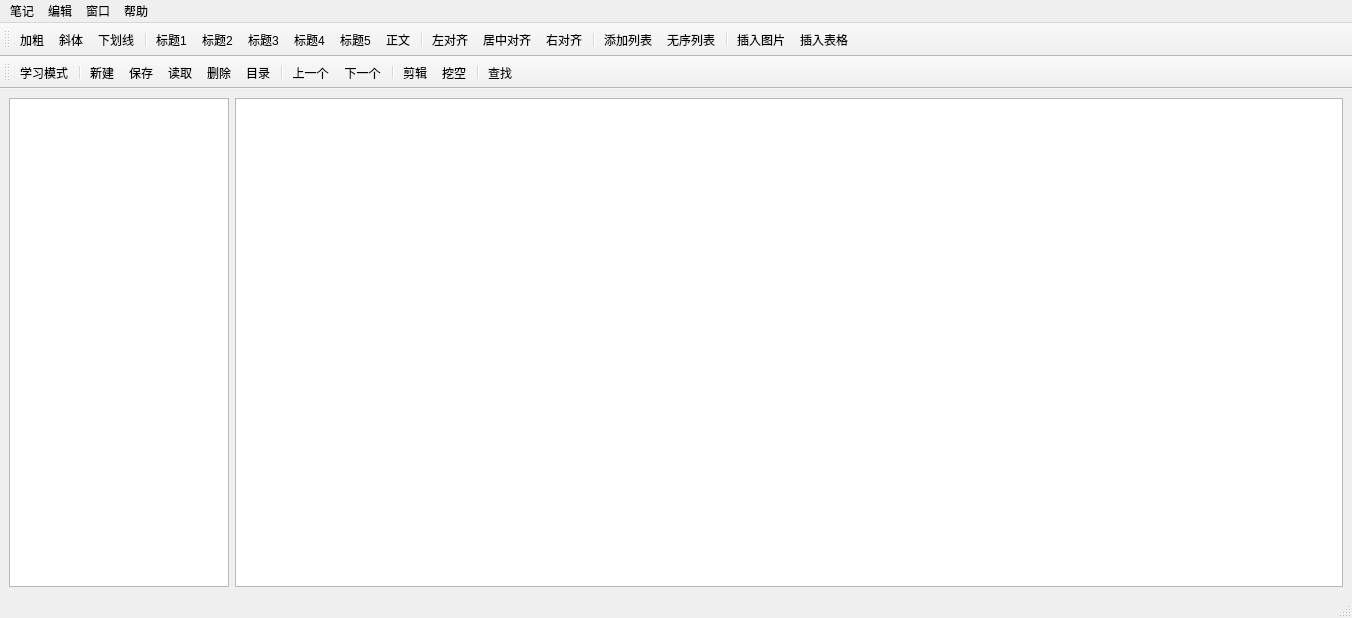
<?xml version="1.0" encoding="UTF-8"?>
<ui version="4.0">
 <class>MainWindow</class>
 <widget class="QMainWindow" name="MainWindow">
  <property name="geometry">
   <rect>
    <x>0</x>
    <y>0</y>
    <width>1352</width>
    <height>618</height>
   </rect>
  </property>
  <property name="windowTitle">
   <string>MainWindow</string>
  </property>
  <property name="iconSize">
   <size>
    <width>25</width>
    <height>25</height>
   </size>
  </property>
  <widget class="QWidget" name="centralwidget">
   <layout class="QHBoxLayout" name="horizontalLayout">
    <item>
     <widget class="QTreeView" name="treeView">
      <property name="sizePolicy">
       <sizepolicy hsizetype="Preferred" vsizetype="Preferred">
        <horstretch>0</horstretch>
        <verstretch>0</verstretch>
       </sizepolicy>
      </property>
      <property name="maximumSize">
       <size>
        <width>220</width>
        <height>16777215</height>
       </size>
      </property>
     </widget>
    </item>
    <item>
     <widget class="QWidget" name="widget" native="true">
      <layout class="QVBoxLayout" name="verticalLayout_2">
       <property name="leftMargin">
        <number>0</number>
       </property>
       <property name="topMargin">
        <number>0</number>
       </property>
       <property name="rightMargin">
        <number>0</number>
       </property>
       <property name="bottomMargin">
        <number>0</number>
       </property>
       <item>
        <widget class="QTextEdit" name="textEdit">
         <property name="html">
          <string>&lt;!DOCTYPE HTML PUBLIC &quot;-//W3C//DTD HTML 4.0//EN&quot; &quot;http://www.w3.org/TR/REC-html40/strict.dtd&quot;&gt;
&lt;html&gt;&lt;head&gt;&lt;meta name=&quot;qrichtext&quot; content=&quot;1&quot; /&gt;&lt;meta charset=&quot;utf-8&quot; /&gt;&lt;style type=&quot;text/css&quot;&gt;
p, li { white-space: pre-wrap; }
hr { height: 1px; border-width: 0; }
li.unchecked::marker { content: &quot;\2610&quot;; }
li.checked::marker { content: &quot;\2612&quot;; }
&lt;/style&gt;&lt;/head&gt;&lt;body style=&quot; font-family:'Microsoft YaHei UI'; font-size:9pt; font-weight:400; font-style:normal;&quot;&gt;
&lt;p style=&quot;-qt-paragraph-type:empty; margin-top:0px; margin-bottom:0px; margin-left:0px; margin-right:0px; -qt-block-indent:0; text-indent:0px;&quot;&gt;&lt;br /&gt;&lt;/p&gt;&lt;/body&gt;&lt;/html&gt;</string>
         </property>
        </widget>
       </item>
      </layout>
     </widget>
    </item>
   </layout>
  </widget>
  <widget class="QMenuBar" name="menubar">
   <property name="geometry">
    <rect>
     <x>0</x>
     <y>0</y>
     <width>1352</width>
     <height>25</height>
    </rect>
   </property>
   <widget class="QMenu" name="menu">
    <property name="title">
     <string>笔记</string>
    </property>
    <addaction name="action_Ctrl_N"/>
    <addaction name="action_8"/>
    <addaction name="actSetting"/>
    <addaction name="action"/>
   </widget>
   <widget class="QMenu" name="menu_2">
    <property name="title">
     <string>编辑</string>
    </property>
    <addaction name="actBold"/>
    <addaction name="actItalic"/>
    <addaction name="actUnderline"/>
   </widget>
   <widget class="QMenu" name="menu_3">
    <property name="title">
     <string>窗口</string>
    </property>
    <addaction name="action_6"/>
   </widget>
   <widget class="QMenu" name="menu_4">
    <property name="title">
     <string>帮助</string>
    </property>
    <addaction name="action_7"/>
   </widget>
   <addaction name="menu"/>
   <addaction name="menu_2"/>
   <addaction name="menu_3"/>
   <addaction name="menu_4"/>
  </widget>
  <widget class="QToolBar" name="toolBar">
   <property name="windowTitle">
    <string>toolBar</string>
   </property>
   <property name="toolButtonStyle">
    <enum>Qt::ToolButtonTextUnderIcon</enum>
   </property>
   <attribute name="toolBarArea">
    <enum>TopToolBarArea</enum>
   </attribute>
   <attribute name="toolBarBreak">
    <bool>false</bool>
   </attribute>
   <addaction name="actBold"/>
   <addaction name="actItalic"/>
   <addaction name="actUnderline"/>
   <addaction name="separator"/>
   <addaction name="actH1"/>
   <addaction name="actH2"/>
   <addaction name="actH3"/>
   <addaction name="actH4"/>
   <addaction name="actH5"/>
   <addaction name="actH6"/>
   <addaction name="separator"/>
   <addaction name="actAlignL"/>
   <addaction name="actAlignC"/>
   <addaction name="actAlignR"/>
   <addaction name="separator"/>
   <addaction name="actAddList"/>
   <addaction name="actRandomList"/>
   <addaction name="separator"/>
   <addaction name="actAddImg"/>
   <addaction name="actTable"/>
  </widget>
  <widget class="QToolBar" name="toolBar_3">
   <property name="windowTitle">
    <string>toolBar_3</string>
   </property>
   <attribute name="toolBarArea">
    <enum>TopToolBarArea</enum>
   </attribute>
   <attribute name="toolBarBreak">
    <bool>true</bool>
   </attribute>
   <addaction name="actLearn"/>
   <addaction name="separator"/>
   <addaction name="actNewNote"/>
   <addaction name="actOutput"/>
   <addaction name="actInput"/>
   <addaction name="actDel"/>
   <addaction name="actMenu"/>
   <addaction name="separator"/>
   <addaction name="actLast"/>
   <addaction name="actNext"/>
   <addaction name="separator"/>
   <addaction name="actClip"/>
   <addaction name="actCloze"/>
   <addaction name="separator"/>
   <addaction name="actFind"/>
  </widget>
  <widget class="QStatusBar" name="statusBar"/>
  <action name="action_Ctrl_N">
   <property name="text">
    <string>新建笔记(Ctrl+N)</string>
   </property>
  </action>
  <action name="action">
   <property name="text">
    <string>退出</string>
   </property>
  </action>
  <action name="actSetting">
   <property name="text">
    <string>设置</string>
   </property>
  </action>
  <action name="actBold">
   <property name="icon">
    <iconset resource="icon.qrc">
     <normaloff>:/img/res/icon/bold.png</normaloff>:/img/res/icon/bold.png</iconset>
   </property>
   <property name="text">
    <string>加粗</string>
   </property>
  </action>
  <action name="actItalic">
   <property name="icon">
    <iconset resource="icon.qrc">
     <normaloff>:/img/res/icon/italic.png</normaloff>:/img/res/icon/italic.png</iconset>
   </property>
   <property name="text">
    <string>斜体</string>
   </property>
  </action>
  <action name="actUnderline">
   <property name="icon">
    <iconset resource="icon.qrc">
     <normaloff>:/img/res/icon/underLine.png</normaloff>:/img/res/icon/underLine.png</iconset>
   </property>
   <property name="text">
    <string>下划线</string>
   </property>
  </action>
  <action name="action_6">
   <property name="text">
    <string>布局</string>
   </property>
  </action>
  <action name="action_7">
   <property name="text">
    <string>关于</string>
   </property>
  </action>
  <action name="action_8">
   <property name="text">
    <string>打开文件夹</string>
   </property>
  </action>
  <action name="actH1">
   <property name="icon">
    <iconset resource="icon.qrc">
     <normaloff>:/img/res/icon/h1.png</normaloff>:/img/res/icon/h1.png</iconset>
   </property>
   <property name="text">
    <string>标题1</string>
   </property>
   <property name="menuRole">
    <enum>QAction::NoRole</enum>
   </property>
  </action>
  <action name="actH2">
   <property name="icon">
    <iconset resource="icon.qrc">
     <normaloff>:/img/res/icon/h2.png</normaloff>:/img/res/icon/h2.png</iconset>
   </property>
   <property name="text">
    <string>标题2</string>
   </property>
   <property name="menuRole">
    <enum>QAction::NoRole</enum>
   </property>
  </action>
  <action name="actAlignL">
   <property name="icon">
    <iconset resource="icon.qrc">
     <normaloff>:/img/res/icon/alignLeft.png</normaloff>:/img/res/icon/alignLeft.png</iconset>
   </property>
   <property name="text">
    <string>左对齐</string>
   </property>
   <property name="menuRole">
    <enum>QAction::NoRole</enum>
   </property>
  </action>
  <action name="actAlignR">
   <property name="icon">
    <iconset resource="icon.qrc">
     <normaloff>:/img/res/icon/alignRight.png</normaloff>:/img/res/icon/alignRight.png</iconset>
   </property>
   <property name="text">
    <string>右对齐</string>
   </property>
   <property name="menuRole">
    <enum>QAction::NoRole</enum>
   </property>
  </action>
  <action name="actAlignC">
   <property name="icon">
    <iconset resource="icon.qrc">
     <normaloff>:/img/res/icon/alignCenter.png</normaloff>:/img/res/icon/alignCenter.png</iconset>
   </property>
   <property name="text">
    <string>居中对齐</string>
   </property>
   <property name="menuRole">
    <enum>QAction::NoRole</enum>
   </property>
  </action>
  <action name="actAddList">
   <property name="icon">
    <iconset resource="icon.qrc">
     <normaloff>:/img/res/icon/list.png</normaloff>:/img/res/icon/list.png</iconset>
   </property>
   <property name="text">
    <string>添加列表</string>
   </property>
   <property name="menuRole">
    <enum>QAction::NoRole</enum>
   </property>
  </action>
  <action name="actRandomList">
   <property name="icon">
    <iconset resource="icon.qrc">
     <normaloff>:/img/res/icon/randomList.png</normaloff>:/img/res/icon/randomList.png</iconset>
   </property>
   <property name="text">
    <string>无序列表</string>
   </property>
   <property name="menuRole">
    <enum>QAction::NoRole</enum>
   </property>
  </action>
  <action name="actH3">
   <property name="icon">
    <iconset resource="icon.qrc">
     <normaloff>:/img/res/icon/h3.png</normaloff>:/img/res/icon/h3.png</iconset>
   </property>
   <property name="text">
    <string>标题3</string>
   </property>
   <property name="toolTip">
    <string>标题3</string>
   </property>
   <property name="menuRole">
    <enum>QAction::NoRole</enum>
   </property>
  </action>
  <action name="actH4">
   <property name="icon">
    <iconset resource="icon.qrc">
     <normaloff>:/img/res/icon/h4.png</normaloff>:/img/res/icon/h4.png</iconset>
   </property>
   <property name="text">
    <string>标题4</string>
   </property>
   <property name="toolTip">
    <string>标题4</string>
   </property>
   <property name="menuRole">
    <enum>QAction::NoRole</enum>
   </property>
  </action>
  <action name="actH5">
   <property name="icon">
    <iconset resource="icon.qrc">
     <normaloff>:/img/res/icon/h5.png</normaloff>:/img/res/icon/h5.png</iconset>
   </property>
   <property name="text">
    <string>标题5</string>
   </property>
   <property name="toolTip">
    <string>标题5</string>
   </property>
   <property name="menuRole">
    <enum>QAction::NoRole</enum>
   </property>
  </action>
  <action name="actH6">
   <property name="icon">
    <iconset resource="icon.qrc">
     <normaloff>:/img/res/icon/h6.png</normaloff>:/img/res/icon/h6.png</iconset>
   </property>
   <property name="text">
    <string>正文</string>
   </property>
   <property name="toolTip">
    <string>标题6</string>
   </property>
   <property name="menuRole">
    <enum>QAction::NoRole</enum>
   </property>
  </action>
  <action name="actAddImg">
   <property name="icon">
    <iconset resource="icon.qrc">
     <normaloff>:/img/res/icon/iamge.png</normaloff>:/img/res/icon/iamge.png</iconset>
   </property>
   <property name="text">
    <string>插入图片</string>
   </property>
   <property name="menuRole">
    <enum>QAction::NoRole</enum>
   </property>
  </action>
  <action name="actOutput">
   <property name="text">
    <string>保存</string>
   </property>
   <property name="menuRole">
    <enum>QAction::NoRole</enum>
   </property>
  </action>
  <action name="actInput">
   <property name="text">
    <string>读取</string>
   </property>
   <property name="menuRole">
    <enum>QAction::NoRole</enum>
   </property>
  </action>
  <action name="actLast">
   <property name="text">
    <string>上一个</string>
   </property>
   <property name="menuRole">
    <enum>QAction::NoRole</enum>
   </property>
  </action>
  <action name="actNext">
   <property name="text">
    <string>下一个</string>
   </property>
   <property name="toolTip">
    <string>下一个</string>
   </property>
   <property name="menuRole">
    <enum>QAction::NoRole</enum>
   </property>
  </action>
  <action name="actClip">
   <property name="text">
    <string>剪辑</string>
   </property>
   <property name="menuRole">
    <enum>QAction::NoRole</enum>
   </property>
  </action>
  <action name="actCloze">
   <property name="text">
    <string>挖空</string>
   </property>
   <property name="menuRole">
    <enum>QAction::NoRole</enum>
   </property>
  </action>
  <action name="actMenu">
   <property name="text">
    <string>目录</string>
   </property>
   <property name="menuRole">
    <enum>QAction::NoRole</enum>
   </property>
  </action>
  <action name="actLearn">
   <property name="icon">
    <iconset resource="icon.qrc">
     <normaloff>:/img/res/icon/learn.png</normaloff>:/img/res/icon/learn.png</iconset>
   </property>
   <property name="text">
    <string>学习模式</string>
   </property>
   <property name="menuRole">
    <enum>QAction::NoRole</enum>
   </property>
  </action>
  <action name="actTable">
   <property name="icon">
    <iconset resource="icon.qrc">
     <normaloff>:/img/res/icon/table.png</normaloff>:/img/res/icon/table.png</iconset>
   </property>
   <property name="text">
    <string>插入表格</string>
   </property>
   <property name="menuRole">
    <enum>QAction::NoRole</enum>
   </property>
  </action>
  <action name="actNewNote">
   <property name="text">
    <string>新建</string>
   </property>
   <property name="menuRole">
    <enum>QAction::NoRole</enum>
   </property>
  </action>
  <action name="actFind">
   <property name="text">
    <string>查找</string>
   </property>
   <property name="menuRole">
    <enum>QAction::NoRole</enum>
   </property>
  </action>
  <action name="actDel">
   <property name="text">
    <string>删除</string>
   </property>
   <property name="menuRole">
    <enum>QAction::NoRole</enum>
   </property>
  </action>
 </widget>
 <resources>
  <include location="icon.qrc"/>
 </resources>
 <connections/>
</ui>
